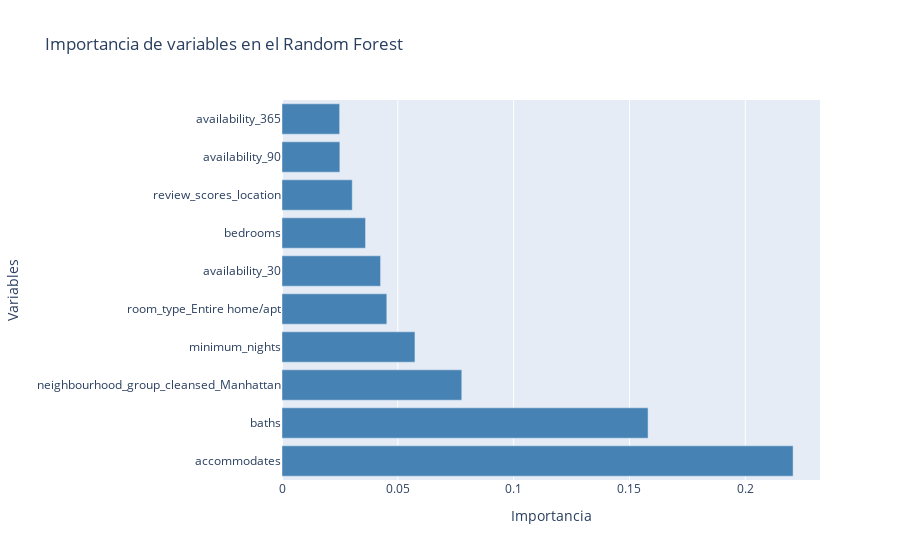

Here is the notebook cell this chart was saved with:
### Code cell
# visualizacion de la importancia mediante un grafico de barras
data = [
    go.Bar(
        y = importancia_predictores["predictor"],
        x = importancia_predictores["importancia"],
        marker_color = "steelblue",
        orientation='h',
        name = "Importancia de variables"
    )      
]

layout = go.Layout(title = "Importancia de variables en el Random Forest", xaxis_title = "Importancia", yaxis_title = "Variables")

fig = go.Figure(data = data, layout = layout)

fig.show()

### Figure 1 — Plotly figure (JSON) as saved in the notebook; plotly's stock layout.template omitted (floating-point values rounded to 4 significant figures)
{"data": [{"marker": {"color": "steelblue"}, "name": "Importancia de variables", "orientation": "h", "type": "bar", "x": [0.2206, 0.158, 0.07761, 0.05739, 0.04525, 0.04255, 0.03607, 0.03033, 0.02497, 0.02489], "y": ["accommodates", "baths", "neighbourhood_group_cleansed_Manhattan", "minimum_nights", "room_type_Entire home/apt", "availability_30", "bedrooms", "review_scores_location", "availability_90", "availability_365"]}], "layout": {"title": {"text": "Importancia de variables en el Random Forest"}, "xaxis": {"title": {"text": "Importancia"}}, "yaxis": {"title": {"text": "Variables"}}}}
